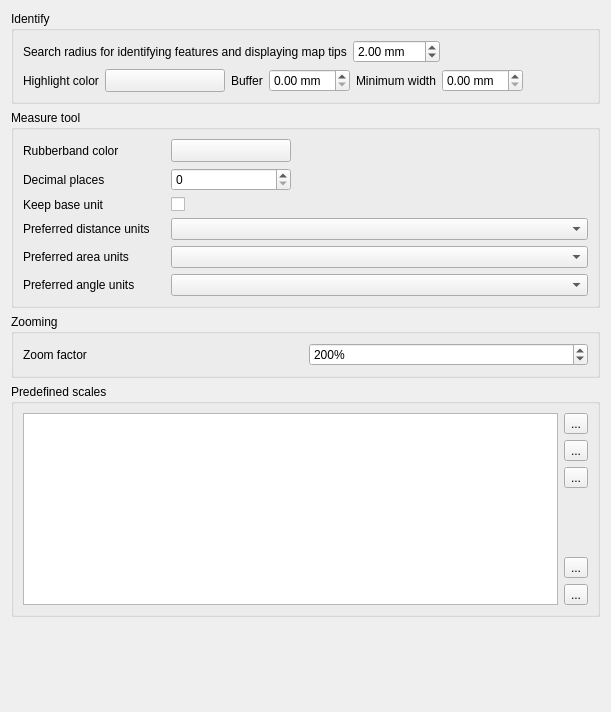
             <widget class="QWidget" name="mOptionsScrollAreaContents_05">
              <property name="geometry">
               <rect>
                <x>0</x>
                <y>0</y>
                <width>611</width>
                <height>712</height>
               </rect>
              </property>
              <layout class="QVBoxLayout" name="verticalLayout_30">
               <item>
                <widget class="QgsCollapsibleGroupBox" name="mIdentifyGroupBox">
                 <property name="title">
                  <string>Identify</string>
                 </property>
                 <layout class="QVBoxLayout" name="verticalLayout_37">
                  <item>
                   <layout class="QHBoxLayout" name="mIdentifyRadiusHorizontalLayout">
                    <item>
                     <widget class="QLabel" name="textLabel1_3">
                      <property name="text">
                       <string>Search radius for identifying features and displaying map tips</string>
                      </property>
                     </widget>
                    </item>
                    <item>
                     <widget class="QDoubleSpinBox" name="spinBoxIdentifyValue">
                      <property name="suffix">
                       <string> mm</string>
                      </property>
                      <property name="maximum">
                       <double>100.000000000000000</double>
                      </property>
                      <property name="singleStep">
                       <double>1.000000000000000</double>
                      </property>
                      <property name="value">
                       <double>2.000000000000000</double>
                      </property>
                     </widget>
                    </item>
                    <item>
                     <spacer name="horizontalSpacer_44">
                      <property name="orientation">
                       <enum>Qt::Horizontal</enum>
                      </property>
                      <property name="sizeHint" stdset="0">
                       <size>
                        <width>40</width>
                        <height>20</height>
                       </size>
                      </property>
                     </spacer>
                    </item>
                   </layout>
                  </item>
                  <item>
                   <layout class="QHBoxLayout" name="mIdentifyHighlightHorizontalLayout">
                    <item>
                     <widget class="QLabel" name="mIdentifyHighlighColorLabel">
                      <property name="text">
                       <string>Highlight color</string>
                      </property>
                     </widget>
                    </item>
                    <item>
                     <widget class="QgsColorButton" name="mIdentifyHighlightColorButton">
                      <property name="sizePolicy">
                       <sizepolicy hsizetype="Fixed" vsizetype="Fixed">
                        <horstretch>0</horstretch>
                        <verstretch>0</verstretch>
                       </sizepolicy>
                      </property>
                      <property name="minimumSize">
                       <size>
                        <width>120</width>
                        <height>0</height>
                       </size>
                      </property>
                      <property name="maximumSize">
                       <size>
                        <width>120</width>
                        <height>16777215</height>
                       </size>
                      </property>
                      <property name="toolTip">
                       <string>&lt;html&gt;&lt;head/&gt;&lt;body&gt;&lt;p&gt;The color used to highlight identified feature. The alpha channel is only used for polygons fill, lines and outlines are fully opaque.&lt;/p&gt;&lt;/body&gt;&lt;/html&gt;</string>
                      </property>
                      <property name="text">
                       <string/>
                      </property>
                     </widget>
                    </item>
                    <item>
                     <widget class="QLabel" name="mIdentifyHighlightBufferLabel">
                      <property name="toolTip">
                       <string/>
                      </property>
                      <property name="text">
                       <string>Buffer</string>
                      </property>
                     </widget>
                    </item>
                    <item>
                     <widget class="QDoubleSpinBox" name="mIdentifyHighlightBufferSpinBox">
                      <property name="toolTip">
                       <string>Lines / outlines buffer in millimeters.</string>
                      </property>
                      <property name="suffix">
                       <string> mm</string>
                      </property>
                     </widget>
                    </item>
                    <item>
                     <widget class="QLabel" name="mIdentifyHighlightMinWidthLabel">
                      <property name="toolTip">
                       <string/>
                      </property>
                      <property name="text">
                       <string>Minimum width</string>
                      </property>
                     </widget>
                    </item>
                    <item>
                     <widget class="QDoubleSpinBox" name="mIdentifyHighlightMinWidthSpinBox">
                      <property name="toolTip">
                       <string>Minimum line / stroke width in millimeters.</string>
                      </property>
                      <property name="suffix">
                       <string> mm</string>
                      </property>
                     </widget>
                    </item>
                    <item>
                     <spacer name="horizontalSpacer_45">
                      <property name="orientation">
                       <enum>Qt::Horizontal</enum>
                      </property>
                      <property name="sizeHint" stdset="0">
                       <size>
                        <width>40</width>
                        <height>20</height>
                       </size>
                      </property>
                     </spacer>
                    </item>
                   </layout>
                  </item>
                 </layout>
                </widget>
               </item>
               <item>
                <widget class="QgsCollapsibleGroupBox" name="groupBox_6">
                 <property name="title">
                  <string>Measure tool</string>
                 </property>
                 <layout class="QGridLayout" name="gridLayout_21">
                  <item row="3" column="0">
                   <widget class="QLabel" name="textLabel1_11">
                    <property name="text">
                     <string>Preferred distance units</string>
                    </property>
                   </widget>
                  </item>
                  <item row="4" column="1" colspan="3">
                   <widget class="QComboBox" name="mAreaUnitsComboBox"/>
                  </item>
                  <item row="3" column="1" colspan="3">
                   <widget class="QComboBox" name="mDistanceUnitsComboBox"/>
                  </item>
                  <item row="2" column="0">
                   <widget class="QLabel" name="label_13">
                    <property name="toolTip">
                     <string>If unchecked large numbers will be converted from m. to km. and from ft. to miles</string>
                    </property>
                    <property name="text">
                     <string>Keep base unit</string>
                    </property>
                   </widget>
                  </item>
                  <item row="1" column="1">
                   <widget class="QSpinBox" name="mDecimalPlacesSpinBox"/>
                  </item>
                  <item row="1" column="0">
                   <widget class="QLabel" name="label_12">
                    <property name="text">
                     <string>Decimal places</string>
                    </property>
                   </widget>
                  </item>
                  <item row="0" column="0">
                   <widget class="QLabel" name="textLabel1_10">
                    <property name="text">
                     <string>Rubberband color</string>
                    </property>
                   </widget>
                  </item>
                  <item row="0" column="2" colspan="2">
                   <spacer>
                    <property name="orientation">
                     <enum>Qt::Horizontal</enum>
                    </property>
                    <property name="sizeHint" stdset="0">
                     <size>
                      <width>191</width>
                      <height>20</height>
                     </size>
                    </property>
                   </spacer>
                  </item>
                  <item row="4" column="0">
                   <widget class="QLabel" name="textLabel1_14">
                    <property name="text">
                     <string>Preferred area units</string>
                    </property>
                   </widget>
                  </item>
                  <item row="2" column="1">
                   <widget class="QCheckBox" name="mKeepBaseUnitCheckBox">
                    <property name="text">
                     <string/>
                    </property>
                   </widget>
                  </item>
                  <item row="5" column="0">
                   <widget class="QLabel" name="mAngleUnitsLabel">
                    <property name="text">
                     <string>Preferred angle units</string>
                    </property>
                   </widget>
                  </item>
                  <item row="5" column="1" colspan="3">
                   <widget class="QComboBox" name="mAngleUnitsComboBox"/>
                  </item>
                  <item row="0" column="1">
                   <widget class="QgsColorButton" name="pbnMeasureColor">
                    <property name="sizePolicy">
                     <sizepolicy hsizetype="Fixed" vsizetype="Fixed">
                      <horstretch>0</horstretch>
                      <verstretch>0</verstretch>
                     </sizepolicy>
                    </property>
                    <property name="minimumSize">
                     <size>
                      <width>120</width>
                      <height>0</height>
                     </size>
                    </property>
                    <property name="maximumSize">
                     <size>
                      <width>120</width>
                      <height>16777215</height>
                     </size>
                    </property>
                    <property name="text">
                     <string/>
                    </property>
                   </widget>
                  </item>
                 </layout>
                </widget>
               </item>
               <item>
                <widget class="QgsCollapsibleGroupBox" name="groupBox_10">
                 <property name="title">
                  <string>Zooming</string>
                 </property>
                 <layout class="QGridLayout" name="_8">
                  <item row="0" column="0">
                   <widget class="QLabel" name="label_3">
                    <property name="text">
                     <string>Zoom factor</string>
                    </property>
                   </widget>
                  </item>
                  <item row="0" column="1">
                   <widget class="QgsSpinBox" name="spinZoomFactor">
                    <property name="toolTip">
                     <string>Specifies the change in zoom level with each move of the mouse wheel.
The bigger the number, the faster zooming with the mouse wheel will be.</string>
                    </property>
                    <property name="suffix">
                     <string>%</string>
                    </property>
                    <property name="minimum">
                     <number>100</number>
                    </property>
                    <property name="maximum">
                     <number>999999999</number>
                    </property>
                    <property name="singleStep">
                     <number>100</number>
                    </property>
                    <property name="value">
                     <number>200</number>
                    </property>
                    <property name="showClearButton" stdset="0">
                     <bool>true</bool>
                    </property>
                   </widget>
                  </item>
                 </layout>
                </widget>
               </item>
               <item>
                <widget class="QgsCollapsibleGroupBox" name="groupBox_15">
                 <property name="title">
                  <string>Predefined scales</string>
                 </property>
                 <layout class="QGridLayout" name="gridLayout_26">
                  <item row="0" column="0">
                   <widget class="QListWidget" name="mListGlobalScales"/>
                  </item>
                  <item row="0" column="1">
                   <layout class="QVBoxLayout" name="verticalLayout_13">
                    <item>
                     <widget class="QToolButton" name="pbnAddScale">
                      <property name="toolTip">
                       <string>Add predefined scale</string>
                      </property>
                      <property name="text">
                       <string>...</string>
                      </property>
                      <property name="icon">
                       <iconset resource="../../images/images.qrc">
                        <normaloff>:/images/themes/default/symbologyAdd.svg</normaloff>:/images/themes/default/symbologyAdd.svg</iconset>
                      </property>
                     </widget>
                    </item>
                    <item>
                     <widget class="QToolButton" name="pbnRemoveScale">
                      <property name="toolTip">
                       <string>Remove selected</string>
                      </property>
                      <property name="text">
                       <string>...</string>
                      </property>
                      <property name="icon">
                       <iconset resource="../../images/images.qrc">
                        <normaloff>:/images/themes/default/symbologyRemove.svg</normaloff>:/images/themes/default/symbologyRemove.svg</iconset>
                      </property>
                     </widget>
                    </item>
                    <item>
                     <widget class="QToolButton" name="pbnDefaultScaleValues">
                      <property name="toolTip">
                       <string>Reset to default scales</string>
                      </property>
                      <property name="text">
                       <string>...</string>
                      </property>
                      <property name="icon">
                       <iconset resource="../../images/images.qrc">
                        <normaloff>:/images/themes/default/mActionUndo.svg</normaloff>:/images/themes/default/mActionUndo.svg</iconset>
                      </property>
                     </widget>
                    </item>
                    <item>
                     <spacer name="verticalSpacer_7">
                      <property name="orientation">
                       <enum>Qt::Vertical</enum>
                      </property>
                      <property name="sizeHint" stdset="0">
                       <size>
                        <width>20</width>
                        <height>40</height>
                       </size>
                      </property>
                     </spacer>
                    </item>
                    <item>
                     <widget class="QToolButton" name="pbnImportScales">
                      <property name="toolTip">
                       <string>Import from file</string>
                      </property>
                      <property name="text">
                       <string>...</string>
                      </property>
                      <property name="icon">
                       <iconset resource="../../images/images.qrc">
                        <normaloff>:/images/themes/default/mActionFileOpen.svg</normaloff>:/images/themes/default/mActionFileOpen.svg</iconset>
                      </property>
                     </widget>
                    </item>
                    <item>
                     <widget class="QToolButton" name="pbnExportScales">
                      <property name="toolTip">
                       <string>Export to file</string>
                      </property>
                      <property name="text">
                       <string>...</string>
                      </property>
                      <property name="icon">
                       <iconset resource="../../images/images.qrc">
                        <normaloff>:/images/themes/default/mActionFileSave.svg</normaloff>:/images/themes/default/mActionFileSave.svg</iconset>
                      </property>
                     </widget>
                    </item>
                   </layout>
                  </item>
                 </layout>
                </widget>
               </item>
               <item>
                <spacer name="verticalSpacer_3">
                 <property name="orientation">
                  <enum>Qt::Vertical</enum>
                 </property>
                 <property name="sizeHint" stdset="0">
                  <size>
                   <width>20</width>
                   <height>40</height>
                  </size>
                 </property>
                </spacer>
               </item>
              </layout>
             </widget>
